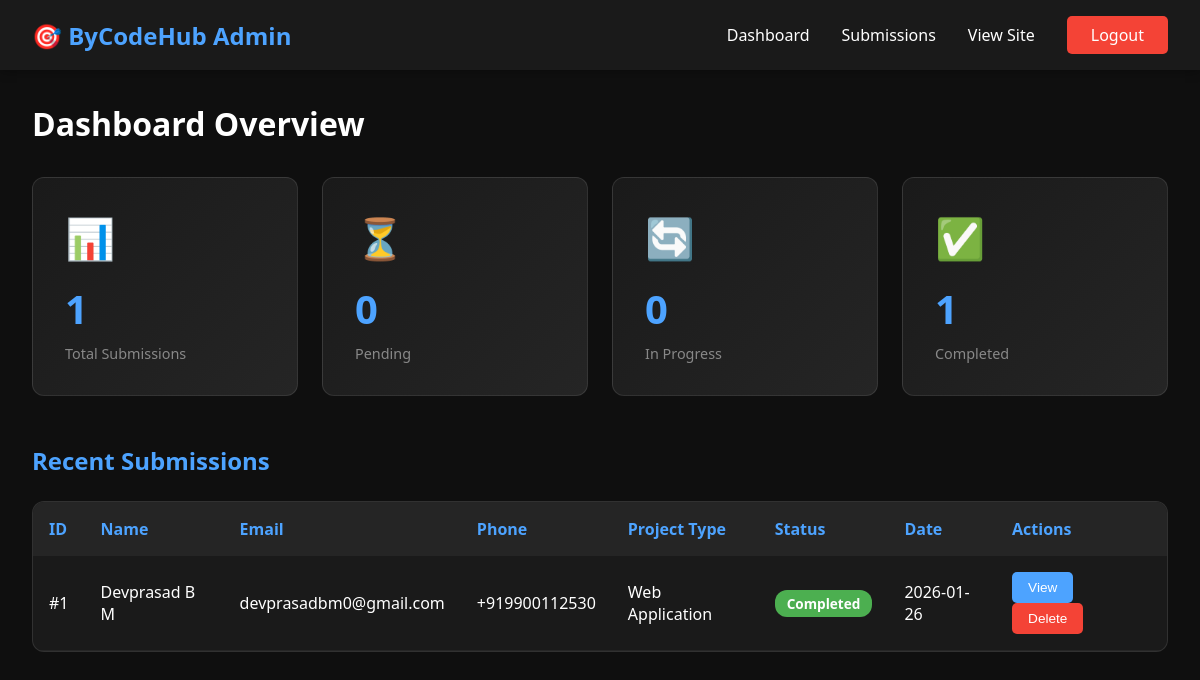
/admin/dashboard (signed in), run on an earlier commit of the app's database.
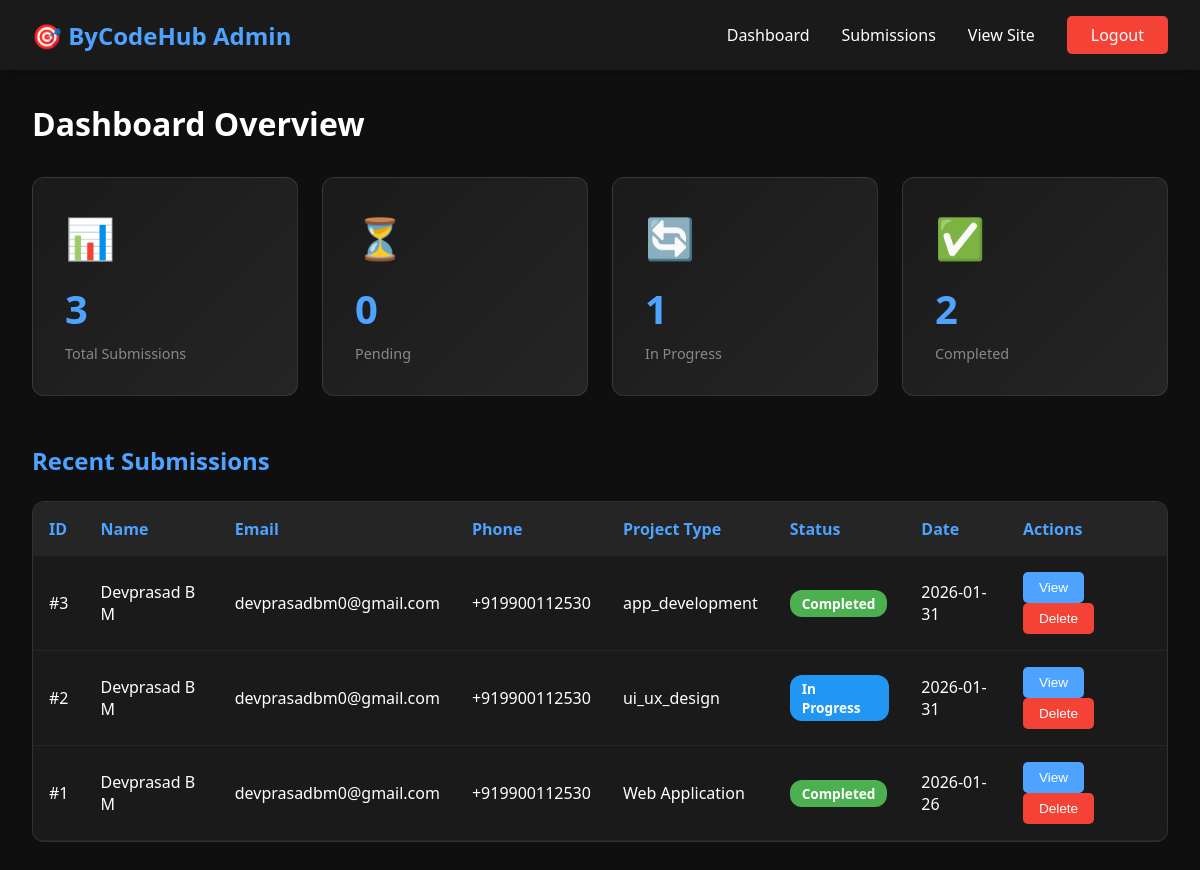
And on a later commit of the database.
### models.py (models this page shows, shortened)
class Submission(db.Model):
    id = db.Column(db.Integer, primary_key=True)
    name = db.Column(db.String(100), nullable=False)
    email = db.Column(db.String(120), nullable=False)
    phone = db.Column(db.String(20), nullable=False)
    project_type = db.Column(db.String(50), nullable=False)
    message = db.Column(db.Text, nullable=False)
    status = db.Column(db.String(20), default='pending')  # pending, in_progress, completed
    created_at = db.Column(db.DateTime, default=datetime.utcnow)
    budget = db.Column(db.String(50))
    deadline = db.Column(db.String(100))

### routes.py (the view)
@admin.route('/dashboard')
@login_required
def admin_dashboard():
    total_submissions = Submission.query.count()
    pending = Submission.query.filter_by(status='pending').count()
    in_progress = Submission.query.filter_by(status='in_progress').count()
    completed = Submission.query.filter_by(status='completed').count()
    recent_submissions = Submission.query.order_by(Submission.created_at.desc()).limit(10).all()
    stats = {
        'total': total_submissions,
        'pending': pending,
        'in_progress': in_progress,
        'completed': completed
    }
    return render_template('admin_dashboard.html', stats=stats, submissions=recent_submissions)

### routes.py (called while the page is built)
def login_required(f):
    @wraps(f)
    def decorated_function(*args, **kwargs):
        if 'admin_logged_in' not in session:
            flash('Please log in to access this page.', 'error')
            return redirect(url_for('admin.admin_login'))
        return f(*args, **kwargs)
    return decorated_function

### templates/admin_dashboard.html (shortened to what this page needs)
<!DOCTYPE html>
<html lang="en">
<head>
</head>
<body>
    <header class="admin-header">
        <div class="admin-logo">🎯 ByCodeHub Admin</div>
        <nav class="admin-nav">
            <a href="{{ url_for('admin.admin_dashboard') }}">Dashboard</a>
            <a href="{{ url_for('admin.admin_submissions') }}">Submissions</a>
            <a href="{{ url_for('main.home') }}" target="_blank">View Site</a>
            <a href="{{ url_for('admin.admin_logout') }}" class="logout-btn">Logout</a>
        </nav>
    </header>
    <div class="container">
        <h1 class="dashboard-title">Dashboard Overview</h1>
        <div class="stats-grid">
            <div class="stat-card">
                <div class="stat-icon">📊</div>
                <div class="stat-number">{{ stats.total }}</div>
                <div class="stat-label">Total Submissions</div>
            </div>
            <div class="stat-card">
                <div class="stat-icon">⏳</div>
                <div class="stat-number">{{ stats.pending }}</div>
                <div class="stat-label">Pending</div>
            </div>
            <div class="stat-card">
                <div class="stat-icon">🔄</div>
                <div class="stat-number">{{ stats.in_progress }}</div>
                <div class="stat-label">In Progress</div>
            </div>
            <div class="stat-card">
                <div class="stat-icon">✅</div>
                <div class="stat-number">{{ stats.completed }}</div>
                <div class="stat-label">Completed</div>
            </div>
        </div>
        <h2 class="section-title">Recent Submissions</h2>
        <div class="table-container">
            {% if submissions %}
            <table>
                <thead>
                    <tr>
                        <th>ID</th>
                        <th>Name</th>
                        <th>Email</th>
                        <th>Phone</th>
                        <th>Project Type</th>
                        <th>Status</th>
                        <th>Date</th>
                        <th>Actions</th>
                    </tr>
                </thead>
                <tbody>
                    {% for sub in submissions %}
                    <tr>
                        <td>#{{ sub.id }}</td>
                        <td>{{ sub.name }}</td>
                        <td>{{ sub.email }}</td>
                        <td>{{ sub.phone }}</td>
                        <td>{{ sub.project_type }}</td>
                        <td>
                            <span class="status-badge status-{{ sub.status }}">
                                {{ sub.status.replace('_', ' ').title() }}
                            </span>
                        </td>
                        <td>{{ sub.created_at.strftime('%Y-%m-%d') }}</td>
                        <td>
                            <button type="button" class="action-btn btn-view"
                                onclick="viewDetails({{ sub.id }});">View</button>
                            <form action="{{ url_for('admin.delete_submission', id=sub.id) }}" method="POST"
                                class="inline-form" onsubmit="return confirm('Are you sure?');">
                                <button type="submit" class="action-btn btn-delete">Delete</button>
                            </form>
                        </td>
                    </tr>
                    {% endfor %}
                </tbody>
            </table>
            {% else %}
            <div class="no-data">
                <p>No submissions yet</p>
            </div>
            {% endif %}
        </div>
    </div>
</body>
</html>

### templates/admin_dashboard.html (style rules this page uses)
* { margin: 0; padding: 0; box-sizing: border-box; }
body { font-family: 'Segoe UI', Tahoma, Geneva, Verdana, sans-serif; background: #0f0f0f; color: #fff; }
.admin-header { background: #1a1a1a; padding: 1rem 2rem; display: flex; justify-content: space-between; align-items: center; box-shadow: 0 2px 10px rgba(0, 0, 0, 0.3); }
.admin-logo { font-size: 1.5rem; font-weight: 700; color: #4da3ff; }
.admin-nav { display: flex; gap: 2rem; align-items: center; }
.admin-nav a { color: #fff; text-decoration: none; transition: color 0.3s; }
.logout-btn { background: #f44336; color: white; padding: 0.5rem 1.5rem; border: none; border-radius: 5px; cursor: pointer; text-decoration: none; display: inline-block; }
.container { max-width: 1400px; margin: 2rem auto; padding: 0 2rem; }
.dashboard-title { margin-bottom: 2rem; }
.stats-grid { display: grid; grid-template-columns: repeat(auto-fit, minmax(250px, 1fr)); gap: 1.5rem; margin-bottom: 3rem; }
.stat-card { background: linear-gradient(135deg, #1a1a1a, #252525); padding: 2rem; border-radius: 12px; border: 1px solid rgba(255, 255, 255, 0.1); transition: transform 0.3s; }
.stat-icon { font-size: 2.5rem; margin-bottom: 1rem; }
.stat-number { font-size: 2.5rem; font-weight: 700; color: #4da3ff; margin-bottom: 0.5rem; }
.stat-label { color: #888; font-size: 0.9rem; }
.section-title { font-size: 1.5rem; margin-bottom: 1.5rem; color: #4da3ff; }
.table-container { background: #1a1a1a; border-radius: 12px; overflow: hidden; border: 1px solid rgba(255, 255, 255, 0.1); }
table { width: 100%; border-collapse: collapse; }
thead { background: #252525; }
th { padding: 1rem; text-align: left; font-weight: 600; color: #4da3ff; }
td { padding: 1rem; border-bottom: 1px solid rgba(255, 255, 255, 0.05); }
.status-badge { padding: 0.25rem 0.75rem; border-radius: 12px; font-size: 0.85rem; font-weight: 600; display: inline-block; }
.status-in_progress { background: #2196f3; color: white; }
.status-completed { background: #4caf50; color: white; }
.action-btn { padding: 0.5rem 1rem; border: none; border-radius: 5px; cursor: pointer; font-size: 0.85rem; margin-right: 0.5rem; transition: all 0.3s; }
.btn-view { background: #4da3ff; color: white; }
.btn-delete { background: #f44336; color: white; }
.inline-form { display: inline; }

What changed in the data, as far as the page shows it:
added Submission: id "3", name "Devprasad B M", email "devprasadbm0@gmail.com", phone "+919900112530", project_type "app_development", status.replace "Completed", created_at "2026-01-31"
added Submission: id "2", name "Devprasad B M", email "devprasadbm0@gmail.com", phone "+919900112530", project_type "ui_ux_design", status.replace "In Progress", created_at "2026-01-31"
Also different on the page:
{{ stats.total }}: "1" → "3"
{{ stats.in_progress }}: "0" → "1"
{{ stats.completed }}: "1" → "2"
